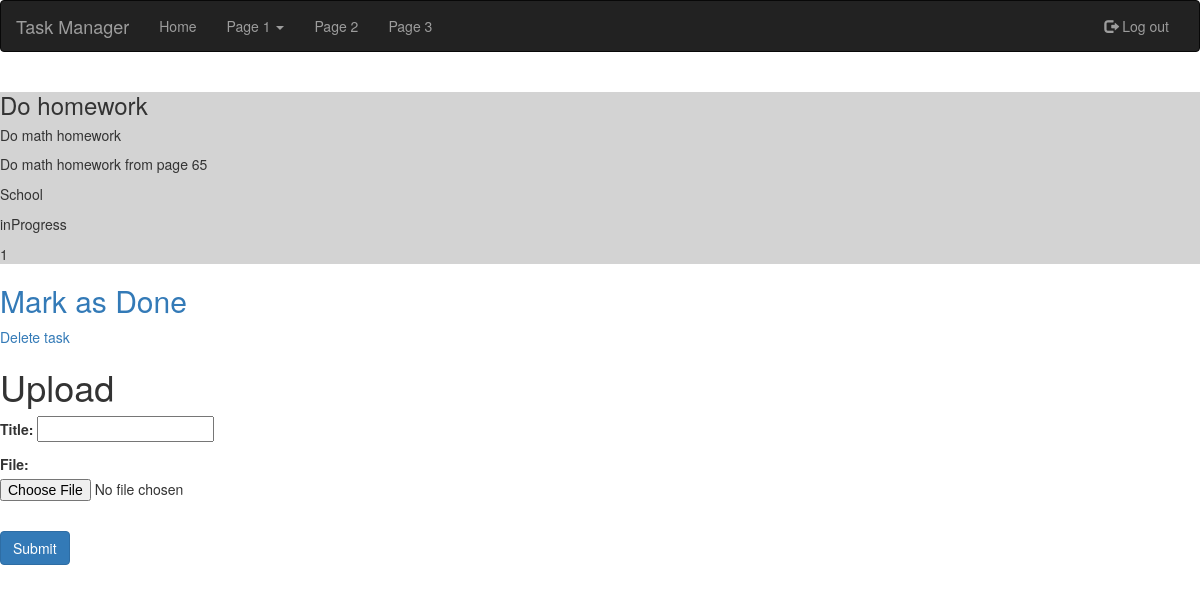
The page /tasks/tasksList/taskDetail/2/ (signed in) on the database as committed earlier.
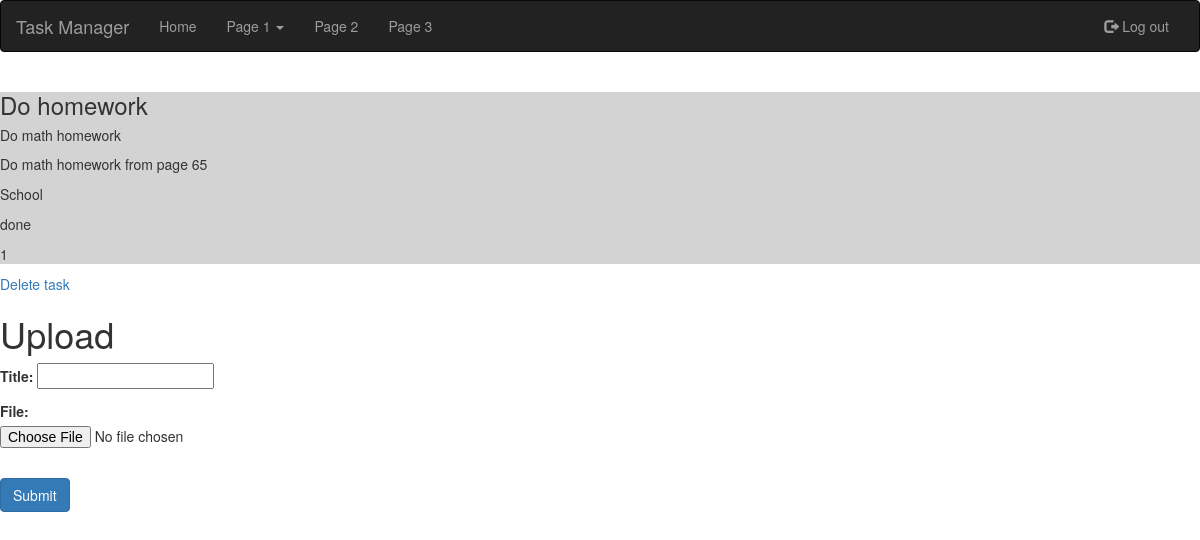
The same page on the database as committed later.
### tasks/models.py (models this page shows, shortened)
class Task(models.Model):
    name = models.CharField(max_length=100)
    shortDescription = models.CharField(max_length=100)
    longDescription = models.CharField(max_length=500)
    category = models.CharField(max_length=50)
    stateOptions = models.TextChoices('state', 'toDo inProgress done')
    state = models.CharField(blank=True, max_length=10, choices=stateOptions.choices)
    priority = models.IntegerField()
    createdBy = models.ForeignKey(
        settings.AUTH_USER_MODEL,
        on_delete=models.CASCADE,
        default=1
    )
    filePath = models.CharField(max_length=500, default='')

### tasks/views/views.py (the view)
# urls.py: path('tasksList/taskDetail/<int:taskId>/', views.taskDetail, name='taskDetail'),
@login_required
def taskDetail(request, taskId):
    task = Task.objects.get(id=taskId)
    form = UploadFileForm()
    return render(request, 'taskDetail.html', {'task': task, 'form': form})

### tasks/forms.py
class UploadFileForm(forms.Form):
    title = forms.CharField(max_length=100)
    file = forms.FileField()

### tasks/templates/taskDetail.html (shortened to what this page needs)
<!DOCTYPE html>
<html lang="en">
<head>
    <link rel="stylesheet" href="https://maxcdn.bootstrapcdn.com/bootstrap/3.4.1/css/bootstrap.min.css">
    <link rel="stylesheet" href="{% static 'tasks/main.css' %}">
</head>
<body>
    <nav class="navbar navbar-inverse">
        <div class="container-fluid">
          <div class="navbar-header">
            <a class="navbar-brand" href="{% url 'index' %}">Task Manager</a>
          </div>
          <div class="collapse navbar-collapse" id="myNavbar">
            <ul class="nav navbar-nav">
              <li><a href="#">Home</a></li>
              <li class="dropdown">
                <a class="dropdown-toggle" data-toggle="dropdown" href="#">Page 1 <span class="caret"></span></a>
              </li>
              <li><a href="#">Page 2</a></li>
              <li><a href="#">Page 3</a></li>
            </ul>
            <ul class="nav navbar-nav navbar-right">
              {% if user.is_authenticated %}
              <li><a href="{% url 'logout_user' %}"><span class="glyphicon glyphicon-log-out"></span> Log out</a></li>
              {% else %}
              <li><a href="{% url 'register_user' %}"><span class="glyphicon glyphicon-user"></span> Sign Up</a></li>
              <li><a href="{% url 'login_user' %}"><span class="glyphicon glyphicon-log-in"></span> Login</a></li>
              {% endif %}
            </ul>
          </div>
        </div>
      </nav>
    <div class="container-fluid">
        <div class="row justify-content-center">
            <div class="col-4 grey">
                <h3>
                    {{ task.name }}
                </h3>
                <h5>
                    {{ task.shortDescription }}
                </h5>
                <p>
                    {{ task.longDescription }}
                </p>
                <p>
                    {{ task.category }}
                </p>
                <p>
                    {{ task.state }}
                </p>
                <p>
                    {{ task.priority }}
                </p>
            </div>
            <div class="col-4">
                <a href="{% url 'taskStateChange' task.id %}">
                    {% if task.state == 'toDo' %}
                        <h2>
                            Mark as In Progress
                        </h2>
                    {% elif task.state == 'inProgress' %}
                        <h2>
                            Mark as Done
                        </h2>
                    {% endif %}
                    <a href="{% url 'deleteTask'  task.id %}">
                        Delete task
                    </a>
            </div>
        </div>
    </div>
    <h1>Upload</h1>
    {% block content %}
    <form action="{% url 'uploadFile' task.id %}" method="POST" enctype="multipart/form-data">
        <form>
            {{ form.as_p }}
            <br>
            <button type="submit" class="btn btn-primary">Submit</button>
          </form>
    </form>
    {% endblock %}
</body>
</html>

### tasks/static/tasks/main.css (style rules this page uses)
.grey { background-color: lightgray; }

Rows that differ between the two databases and show on the page:
changed Task "Do homework": state "inProgress" → "done"
Other text that changed with them:
text no longer shown: "Mark as Done"
